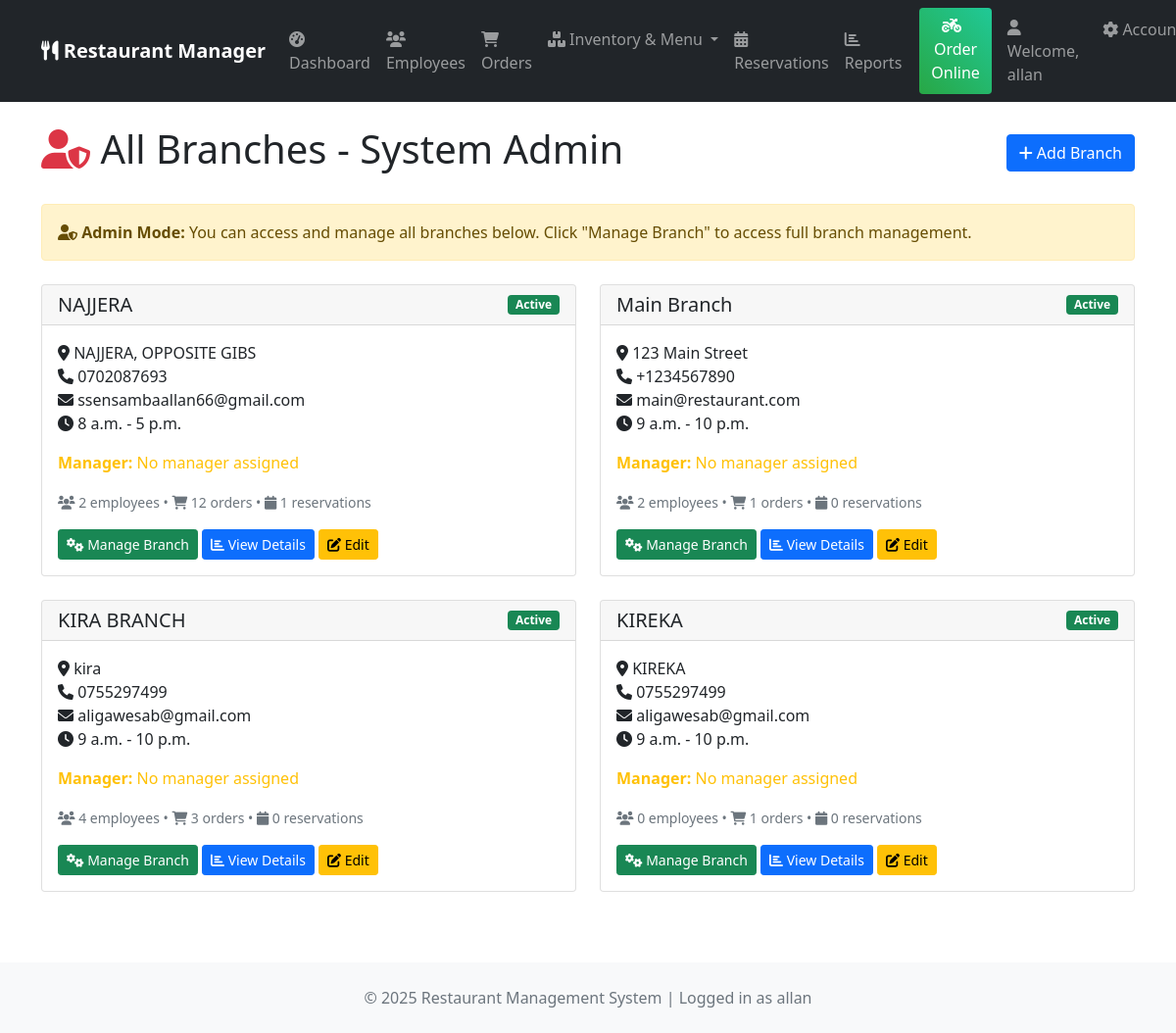
Page /branches/ (signed in) on the committed database.
### core/models.py (models this page shows, shortened)
class Branch(models.Model):
    name = models.CharField(max_length=200)
    address = models.TextField()
    phone = models.CharField(max_length=20)
    email = models.EmailField()
    opening_time = models.TimeField()
    closing_time = models.TimeField()
    is_active = models.BooleanField(default=True)
    manager = models.ForeignKey('Employee', on_delete=models.SET_NULL, null=True, blank=True, related_name='managed_branches')

### core/views.py (the view)
# urls.py: path('branches/', views.branch_list, name='branch_list'),
@login_required
def branch_list(request):
    if hasattr(request.user, 'employee') and request.user.employee.branch and not (request.user.is_superuser or request.user.is_staff):
        user_branch = request.user.employee.branch
        return redirect('core:branch_detail', pk=user_branch.id)
    branches = Branch.objects.filter(is_active=True)
    return render(request, 'core/branch_list.html', {
        'branches': branches,
        'is_admin': request.user.is_superuser or request.user.is_staff,  # ✅ Add this line
    })

### core/context_processors.py (called while the page is built)
def restaurant_info(request):
    try:
        restaurant = Restaurant.objects.first()
    except:
        restaurant = None
    return {
        'restaurant': restaurant
    }

### templates/core/branch_list.html (shortened to what this page needs)
{% extends 'base.html' %}
{% block content %}
<div class="d-flex justify-content-between align-items-center mb-4">
    <h1>
        {% if is_admin %}
            <i class="fas fa-user-shield text-danger"></i> All Branches - System Admin
        {% else %}
            Restaurant Branches
        {% endif %}
    </h1>
    <a href="{% url 'core:branch_add' %}" class="btn btn-primary">
        <i class="fas fa-plus"></i> Add Branch
    </a>
</div>
{% if is_admin %}
<div class="alert alert-warning mb-4">
    <i class="fas fa-user-shield"></i>
    <strong>Admin Mode:</strong> You can access and manage all branches below. Click "Manage Branch" to access full branch management.
</div>
{% endif %}
<div class="row">
    {% for branch in branches %}
    <div class="col-md-6 mb-4">
        <div class="card">
            <div class="card-header d-flex justify-content-between align-items-center">
                <h5 class="card-title mb-0">{{ branch.name }}</h5>
                <span class="badge bg-{% if branch.is_active %}success{% else %}danger{% endif %}">
                    {% if branch.is_active %}Active{% else %}Inactive{% endif %}
                </span>
            </div>
            <div class="card-body">
                <div class="row">
                    <div class="col-8">
                        <p class="card-text">
                            <i class="fas fa-map-marker-alt"></i> {{ branch.address }}<br>
                            <i class="fas fa-phone"></i> {{ branch.phone }}<br>
                            <i class="fas fa-envelope"></i> {{ branch.email }}<br>
                            <i class="fas fa-clock"></i> {{ branch.opening_time }} - {{ branch.closing_time }}
                        </p>
                        {% if branch.manager %}
                        <p class="card-text">
                            <strong>Manager:</strong> {{ branch.manager.user.get_full_name }}
                        </p>
                        {% else %}
                        <p class="card-text text-warning">
                            <strong>Manager:</strong> No manager assigned
                        </p>
                        {% endif %}
                        {% if is_admin %}
                        <div class="mt-2">
                            <small class="text-muted">
                                <i class="fas fa-users"></i> {{ branch.employee_set.count }} employees •
                                <i class="fas fa-shopping-cart"></i> {{ branch.order_set.count }} orders •
                                <i class="fas fa-calendar"></i> {{ branch.reservation_set.count }} reservations
                            </small>
                        </div>
                        {% endif %}
                    </div>
                    <div class="col-4 text-end">
                    </div>
                </div>
                <div class="mt-3">
                    {% if is_admin %}
                    <a href="{% url 'core:admin_branch_dashboard' branch.pk %}" class="btn btn-success btn-sm">
                        <i class="fas fa-cogs"></i> Manage Branch
                    </a>
                    {% endif %}
                    <a href="{% url 'core:branch_detail' branch.pk %}" class="btn btn-primary btn-sm">
                        <i class="fas fa-chart-bar"></i> View Details
                    </a>
                    <a href="{% url 'core:branch_edit' branch.pk %}" class="btn btn-warning btn-sm">
                        <i class="fas fa-edit"></i> Edit
                    </a>
                </div>
            </div>
        </div>
    </div>
    {% endfor %}
</div>
{% endblock %}

### templates/base.html (shortened to what this page needs)
<!DOCTYPE html>
<html lang="en">
<head>
    <link href="https://cdn.jsdelivr.net/npm/bootstrap@5.1.3/dist/css/bootstrap.min.css" rel="stylesheet">
    <link href="https://cdnjs.cloudflare.com/ajax/libs/font-awesome/6.0.0/css/all.min.css" rel="stylesheet">
</head>
<body>
    <nav class="navbar navbar-expand-lg navbar-dark bg-dark">
        <div class="container">
            <a class="navbar-brand" href="{% url 'core:dashboard' %}">
                <i class="fas fa-utensils"></i>
                {% if restaurant %}
                    {{ restaurant.name }} Manager
                {% else %}
                    Restaurant Manager
                {% endif %}
            </a>
            <div class="collapse navbar-collapse" id="navbarNav">
                <ul class="navbar-nav me-auto">
                    {% if user.is_authenticated %}
                    <li class="nav-item">
                        <a class="nav-link" href="{% url 'core:dashboard' %}">
                            <i class="fas fa-tachometer-alt"></i> Dashboard
                        </a>
                    </li>
                    <li class="nav-item">
                        <a class="nav-link" href="{% url 'core:employee_list' %}">
                            <i class="fas fa-users"></i> Employees
                        </a>
                    </li>
                    <li class="nav-item">
                        <a class="nav-link" href="{% url 'orders:order_list' %}">
                            <i class="fas fa-shopping-cart"></i> Orders
                        </a>
                    </li>
                    <li class="nav-item dropdown">
                        <a class="nav-link dropdown-toggle" href="#" role="button" data-bs-toggle="dropdown">
                            <i class="fas fa-boxes"></i> Inventory & Menu
                        </a>
                    </li>
                    <li class="nav-item">
                        <a class="nav-link" href="{% url 'reservations:reservation_dashboard' %}">
                            <i class="fas fa-calendar-alt"></i> Reservations
                        </a>
                    </li>
                    <li class="nav-item">
                        <a class="nav-link" href="{% url 'reports:reports_dashboard' %}">
                            <i class="fas fa-chart-bar"></i> Reports
                        </a>
                    </li>
                    {% endif %}
                </ul>
                <div class="navbar-nav">
                    <a class="btn btn-success online-order-btn me-3" href="{% url 'orders:online_order' %}">
                        <i class="fas fa-motorcycle me-2"></i>Order Online
                    </a>
                    {% if user.is_authenticated %}
                        <span class="navbar-text me-3">
                            <i class="fas fa-user"></i> Welcome, {{ user.get_full_name|default:user.username }}
                        </span>
                        <div class="nav-item dropdown">
                            <a class="nav-link dropdown-toggle" href="#" role="button" data-bs-toggle="dropdown">
                                <i class="fas fa-cog"></i> Account
                            </a>
                        </div>
                    {% else %}
                        <a class="nav-link" href="{% url 'login' %}">
                            <i class="fas fa-sign-in-alt"></i> Login
                        </a>
                    {% endif %}
                </div>
            </div>
        </div>
    </nav>
    <div class="container mt-4">
        {% block content %}
        {% endblock %}
    </div>
    <footer class="mt-5 py-4 bg-light">
        <div class="container text-center">
            <p class="text-muted mb-0">
                &copy; {% now "Y" %} Restaurant Management System
                {% if user.is_authenticated %}
                | Logged in as {{ user.username }}
                {% endif %}
            </p>
        </div>
    </footer>
</body>
</html>

### templates/base.html (style rules this page uses)
.navbar-brand { font-weight: 600; }
.navbar-nav .nav-link { padding: 8px 15px; margin: 2px 0; border-radius: 5px; transition: all 0.3s ease; }
.online-order-btn { background: linear-gradient(45deg, #28a745, #20c997); border: none; margin-left: 10px; }

### rows in the picture
Branch: name "NAJJERA", is_active "Active", address "NAJJERA, OPPOSITE GIBS", phone "0702087693", email "ssensambaallan66@gmail.com", opening_time "8 a.m.", closing_time "5 p.m.", shows "Manager:", employee_set.count "2", order_set.count "12", reservation_set.count "1"
Branch: name "Main Branch", is_active "Active", address "123 Main Street", phone "+1234567890", email "main@restaurant.com", opening_time "9 a.m.", closing_time "10 p.m.", shows "Manager:", employee_set.count "2", order_set.count "1", reservation_set.count "0"
Branch: name "KIRA BRANCH", is_active "Active", address "kira", phone "0755297499", email "aligawesab@gmail.com", opening_time "9 a.m.", closing_time "10 p.m.", shows "Manager:", employee_set.count "4", order_set.count "3", reservation_set.count "0"
Branch: name "KIREKA", is_active "Active", address "KIREKA", phone "0755297499", email "aligawesab@gmail.com", opening_time "9 a.m.", closing_time "10 p.m.", shows "Manager:", employee_set.count "0", order_set.count "1", reservation_set.count "0"

### other values in the picture
{{ user.get_full_name|default:user.username }} "allan"
{{ user.username }} "allan"
